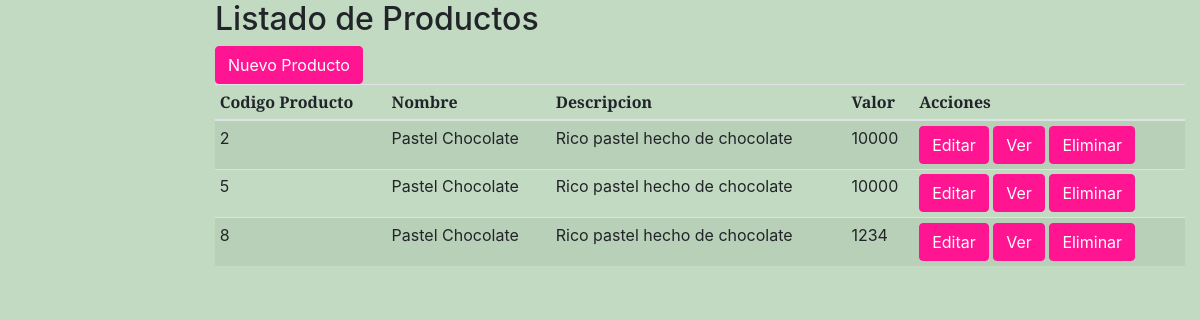
/producto/, run on an earlier commit of the app's database.
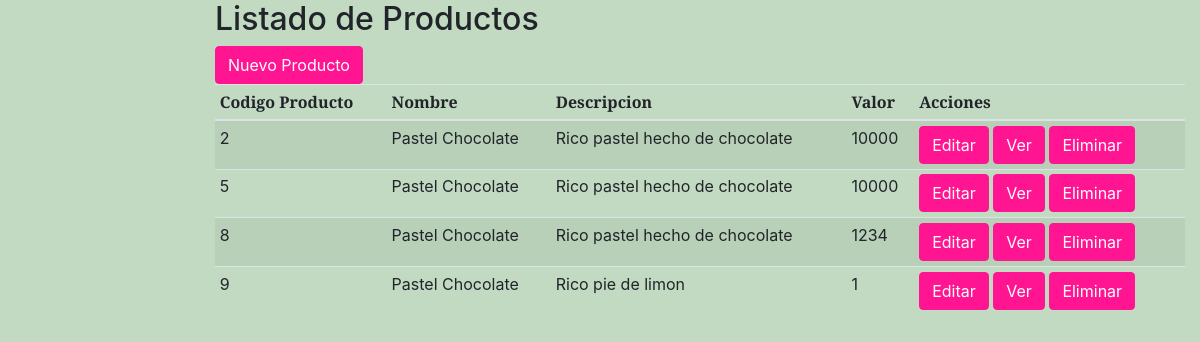
And on a later commit of the database.
### sitio_web/models.py (models this page shows, shortened)
class Producto(models.Model):
    codigo_producto=models.AutoField(primary_key=True)
    nombre_producto=models.CharField(max_length=100)
    descripcion=models.CharField(max_length=1000)
    valor=models.IntegerField()

### sitio_web/views.py (the view)
# urls.py: path('producto/', views.ProductoListView.as_view(), name = 'productos'), # Listado de productos
class ProductoListView(generic.ListView):
    model = Producto
    paginate_by = 30

### sitio_web/templates/sitio_web/producto_list.html (shortened to what this page needs)
{% extends "base_crud.html" %}
{% block content%}
<h2>Listado de Productos</h2>
<a class="btn btn-primary" href="{% url 'producto_create' %}" role="button">Nuevo Producto</a>
<div class="table-responsive">
<table class="table table-striped table-sm">
    <thead>
    <tr>
        <th>Codigo Producto</th>
        <th>Nombre</th>
        <th>Descripcion</th>
        <th>Valor</th>
        <th>Acciones</th>
    </tr>
    </thead>
    <tbody>
    {% for producto in producto_list %}
    <tr>
        <td>{{producto.codigo_producto}}</td>
        <td>{{producto.nombre_producto}}</td>
        <td>{{producto.descripcion}}</td>
        <td>{{producto.valor}}</td>
        <td>
            <a class="btn btn-primary" href="{{producto.codigo_producto}}/update" role="button">Editar</a>
		    <a class="btn btn-primary" href="{{producto.codigo_producto}}" role="button">Ver</a>
			<a class="btn btn-primary" href="{{producto.codigo_producto}}/delete" role="button">Eliminar</a>
        </td>
    </tr>
    {% endfor %}
    </tbody>
</table>
</div>
{%endblock%}

What changed in the data, as far as the page shows it:
added Producto: codigo_producto "9", nombre_producto "Pastel Chocolate", descripcion "Rico pie de limon", valor "1"
